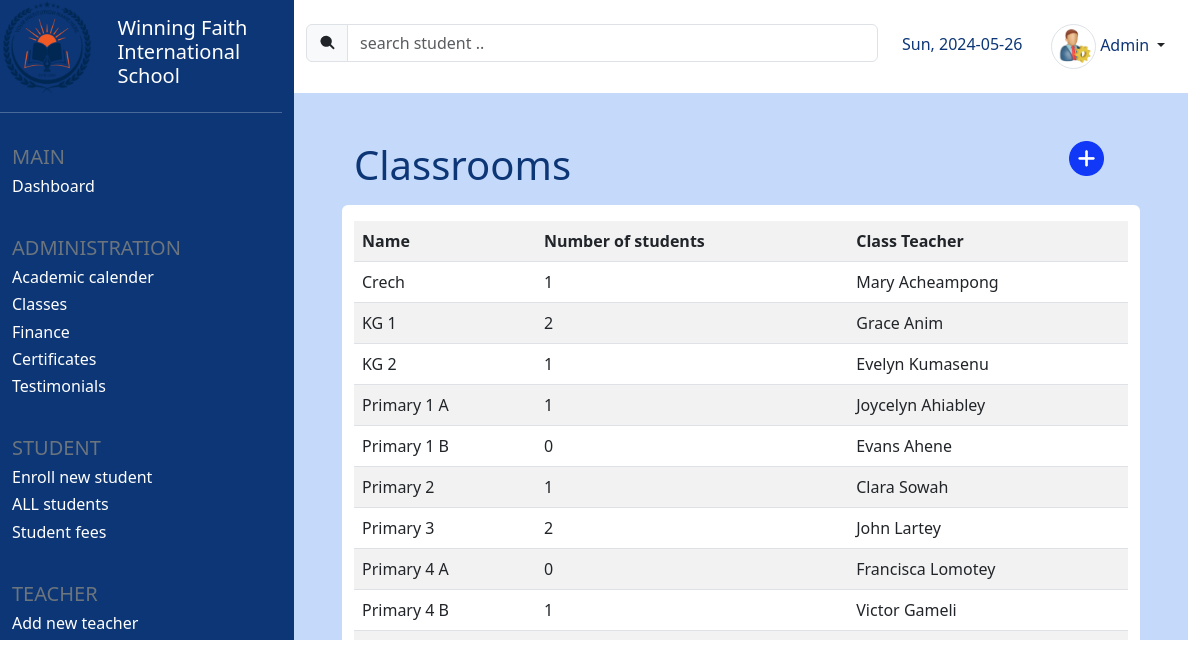
Screenshot of /classes (signed in) with the database file from the repository.
### core/models.py (models this page shows, shortened)
class Classroom(models.Model):
    id = models.UUIDField(primary_key=True, default=uuid.uuid4)
    name = models.CharField(max_length=25)
    num_of_students = models.IntegerField(blank = True, default=0)
    class_teacher = models.CharField(max_length=100)
    category = models.CharField(max_length=30, default = 'None')

### core/views.py (the view)
# urls.py: path('classes', views.display_classes, name='classes'),
@login_required(login_url='login')
def display_classes(request):
    classes = Classroom.objects.all()
    students = Student.objects.all()
    for classroom in classes:
        for student in students:
            if student.classroom == classroom.name:
                classroom.num_of_students += 1
    context = {
        'classes': classes
    }
    return render(request, 'all_classes.html', context)

### templates/all_classes.html (shortened to what this page needs)
{% extends 'student_info.html' %}
{% load static %}
{% block db_table_header_text %}
    Classrooms
{% endblock db_table_header_text %}
{% block db_table_header_icon %}
<a href="{% url 'add_new_class' %}" class="text-decoration-none" title="new classroom">
    <img src="{% static 'add_class.png' %}" width="35" height="35" class="img-fluid">
</a>
{% endblock db_table_header_icon %}
{% block db_table %}
<table class="table table-striped">
    <tr>
        <th>Name</th>
        <th>Number of students</th>
        <th>Class Teacher</th>
    </tr>
    {% for class in classes %}
    <tr>
        <a href=""><td>{{class.name}}</td></a>
        <td>{{class.num_of_students}}</td>
        <td>{{class.class_teacher}}</td>
    </tr>
    {% endfor %}
</table>
{% endblock db_table %}

### rows the page displays
Classroom: name "Crech", num_of_students "1", class_teacher "Mary Acheampong"
Classroom: name "KG 1", num_of_students "2", class_teacher "Grace Anim"
Classroom: name "KG 2", num_of_students "1", class_teacher "Evelyn Kumasenu"
Classroom: name "Primary 1 A", num_of_students "1", class_teacher "Joycelyn Ahiabley"
Classroom: name "Primary 1 B", num_of_students "0", class_teacher "Evans Ahene"
Classroom: name "Primary 2", num_of_students "1", class_teacher "Clara Sowah"
Classroom: name "Primary 3", num_of_students "2", class_teacher "John Lartey"
Classroom: name "Primary 4 A", num_of_students "0", class_teacher "Francisca Lomotey"
Classroom: name "Primary 4 B", num_of_students "1", class_teacher "Victor Gameli"
